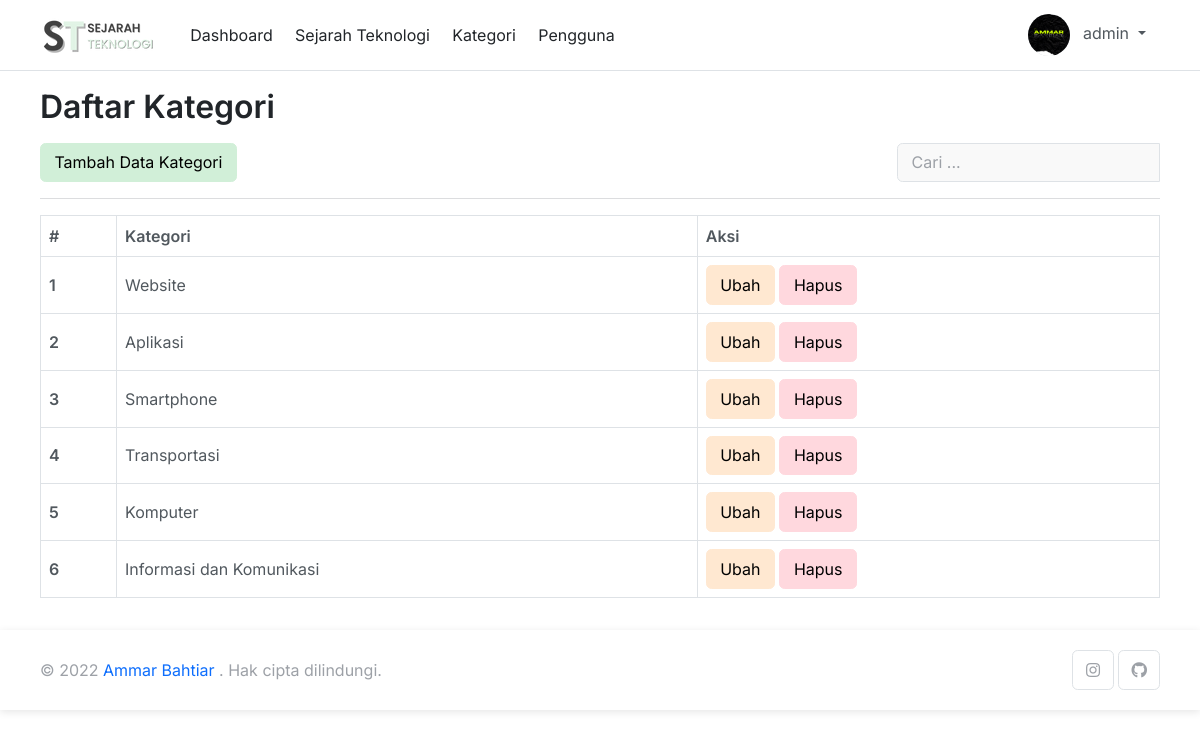
The page /kategori.php (signed in) on the database as committed earlier.
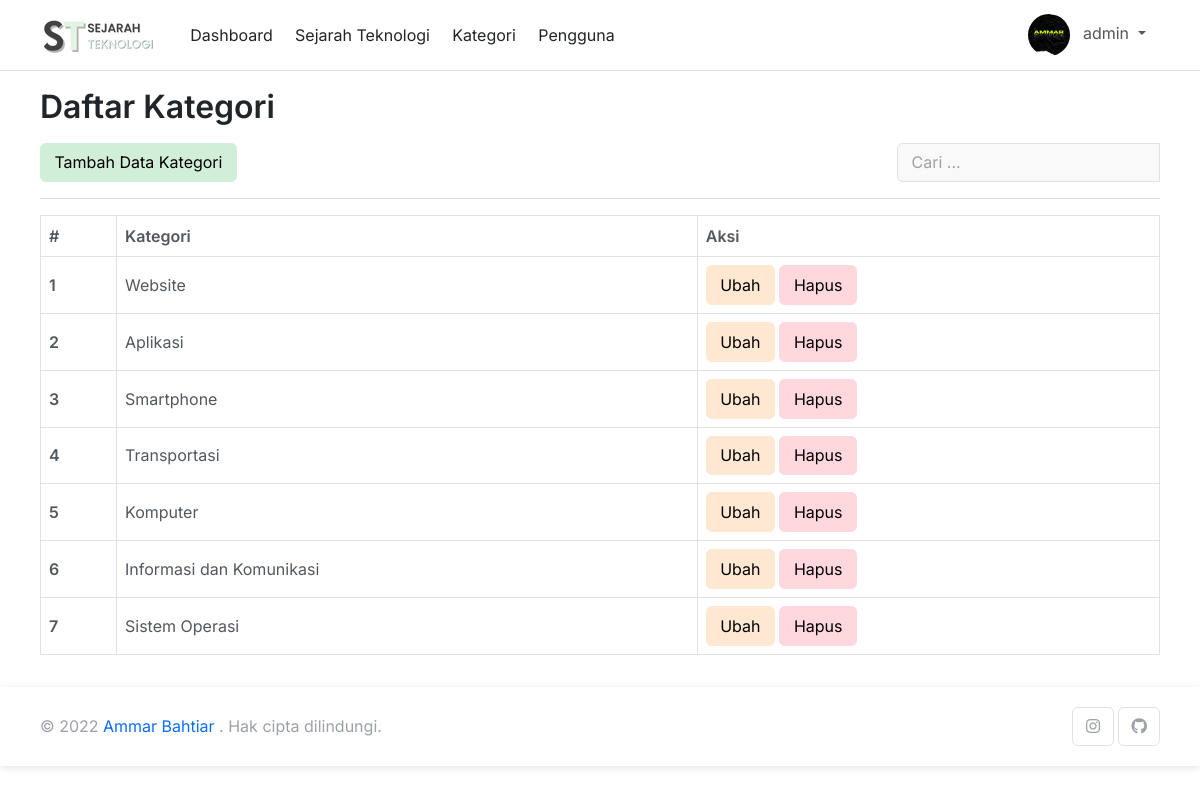
The same page on the database as committed later.
### tables this page shows
CREATE TABLE `kategori` (
  `id_kategori` int(5) NOT NULL,
  `nama_kategori` varchar(25) NOT NULL
);

### functions.php (called while the page is built, shortened)
<?php
function Koneksi()
{
    $conn = mysqli_connect('localhost', 'root', '', 'tubes_sejarah_teknologi') or die('KONEKSI GAGAL!!');
    return $conn;
}
function query($query)
{
    $conn = Koneksi();
    $result = mysqli_query($conn, $query) or die(mysqli_error($conn));
    $rows = [];
    while ($row = mysqli_fetch_assoc($result)) {
        $rows[] = $row;
    }
    return $rows;
}

### kategori.php (the view, shortened to what this page needs)
<?php
require 'functions.php';
require './layouts/header.php';
require './components/navbar_admin.php';
$kategori = query("SELECT * FROM kategori");
?>
<div class="container my-3">
    <h2>Daftar Kategori</h2>
    <div class="d-flex justify-content-between col-lg mt-3">
        <a href="tambah_kategori.php" class="btn btn-success-light">Tambah Data Kategori</a>
        <form action="#" method="POST">
            <div class="input-group">
                <input type="text" placeholder="Cari ..." name="keyword" class="form-control" autocomplete="off">
            </div>
        </form>
    </div>
    <hr>
    <div class="row">
        <div class="col">
            <table class="table table-responsive table-bordered table-hover">
                <thead>
                    <tr>
                        <th scope="col">#</th>
                        <th scope="col">Kategori</th>
                        <th scope="col">Aksi</th>
                    </tr>
                </thead>
                <tbody>
                    <?php $i = 1; ?>
                    <?php foreach ($kategori as $k) : ?>
                        <tr class="align-middle">
                            <th scope="row"><?= $i++; ?></th>
                            <td><?= $k['nama_kategori']; ?></td>
                            <td>
                                <a href="ubah_kategori.php?id_kategori=<?= $k["id_kategori"]; ?>" class="btn btn-warning-light">Ubah</a>
                                <a href="hapus_kategori.php?id_kategori=<?= $k["id_kategori"]; ?>" class="btn btn-danger-light">Hapus</a>
                            </td>
                        </tr>
                    <?php endforeach; ?>
                </tbody>
            </table>
        </div>
    </div>
</div>
<?php
require './layouts/script.php';
require './components/footer.php';
?>

Rows that differ between the two databases and show on the page:
added kategori: nama_kategori "Sistem Operasi"
